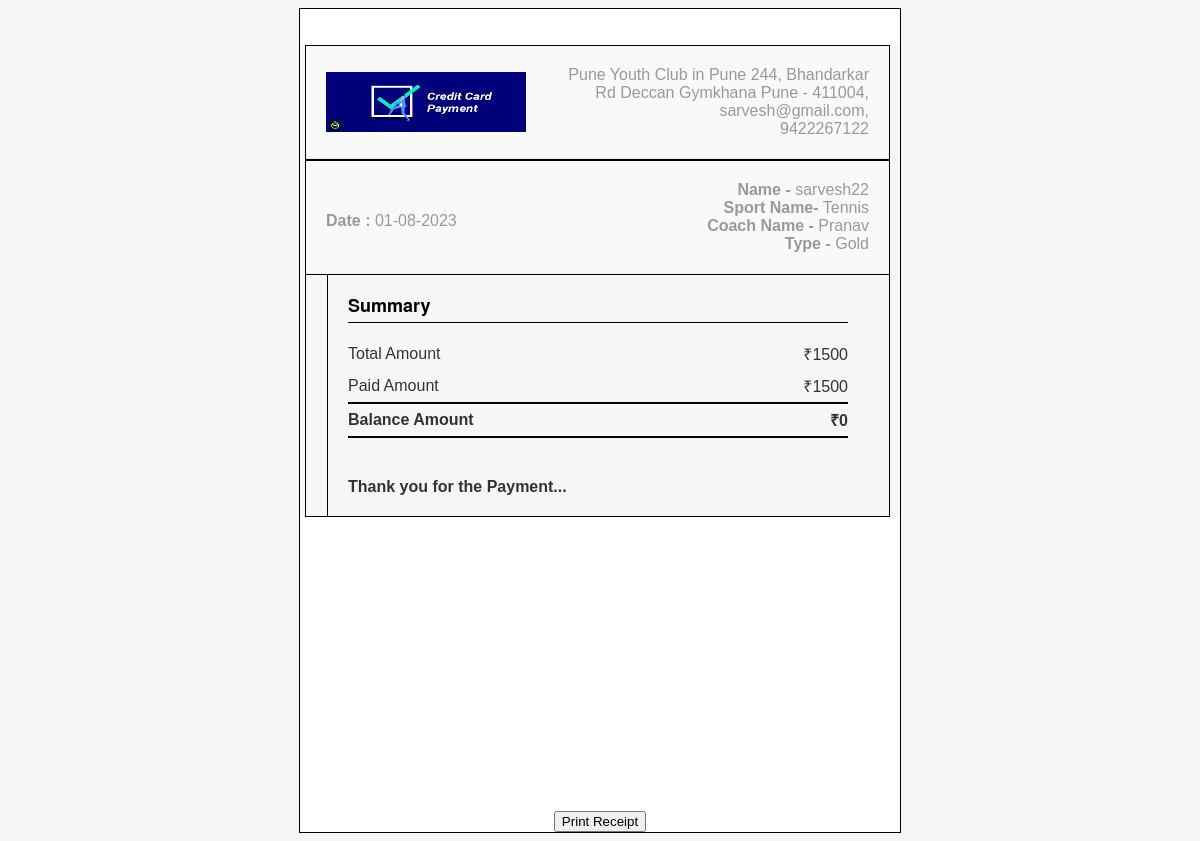
The page /FrontEnd/payment_receipt.php?fee_payment_id=30 on the database its author committed.
### tables this page shows
CREATE TABLE `book` (
  `bid` int(11) NOT NULL,
  `user` varchar(20) NOT NULL,
  `sname` varchar(30) NOT NULL,
  `cname` varchar(30) DEFAULT NULL,
  `type` varchar(30) NOT NULL,
  `price` int(15) NOT NULL,
  `day` int(3) NOT NULL,
  `bookdate` date DEFAULT NULL,
  `payment_detail` text NOT NULL
);

### FrontEnd/payment_receipt.php (the view, shortened to what this page needs)
<?php
include('connection.php');
$sql1 ="SELECT * FROM book where bid='" . $_GET['fee_payment_id'] . "'";
$qsql1 = mysqli_query($connection,$sql1);
$rs1 = mysqli_fetch_array($qsql1);
?>
	<div class="register-sec-w3l" id="register">
		<div class="container table table-bordered">
<div bgcolor="#f6f6f6" style="color: #333; height: 100%; width: 100%;" height="100%" width="100%" id="print_receipt">
	<br><br>
    <table bgcolor="#f6f6f6" cellspacing="0" style="border-collapse: collapse; padding: 40px; width: 100%;" >
        <tbody>
            <tr>
                <td width="5px" style="padding: 0;"></td>
                <td bgcolor="#FFFFFF" style="border: 1px solid #000; clear: both; display: block; margin: 0 auto; max-width: 600px; padding: 0;">
                    <table width="100%" style="background: #f9f9f9; border-bottom: 1px solid #eee; border-collapse: collapse; color: #999;">
                        <tbody>
                            <tr>
                                <td width="30%" style="padding: 20px;"><img src="../images/creditcard.png" style="height: 60px;width: 200px;"></img></td>
                                <td align="right" width="70%" style="padding: 20px;"><?php echo "Pune Youth Club in Pune 244, Bhandarkar Rd Deccan Gymkhana Pune - 411004"; ?>,<br><?php echo "sarvesh@gmail.com" ?>,<br> <?php echo "9422267122" ?></td>
                            </tr>
                        </tbody>
                    </table>
                </td>
                <td style="padding: 0;"></td>
                <td width="5px" style="padding: 0;"></td>
            </tr>
            <tr>
                <td width="5px" style="padding: 0;"></td>
                <td bgcolor="#FFFFFF" style="border: 1px solid #000; clear: both; display: block; margin: 0 auto; max-width: 600px; padding: 0;">
                    <table width="100%" style="background: #f9f9f9; border-bottom: 1px solid #eee; border-collapse: collapse; color: #999;">
                        <tbody>
                            <tr>
                                <td width="50%" style="padding: 20px;">
<b>Date :</b> <?php echo date("d-m-Y",strtotime($rs1['bookdate'])); ?><strong style="color: #333; font-size: 26px;">
<br>
                                <td align="right" width="50%" style="padding: 20px;"><b>Name - </b> <?php echo $rs1['user']; ?><br><b>Sport Name-</b> <?php echo $rs1['sname']; ?><br>
                                	<b>Coach Name -</b> <?php echo $rs1['cname']; ?> <br>
                                	<b>Type -</b> <?php echo $rs1['type']; ?><br>
                                </td>
                            </tr>
                        </tbody>
                    </table>
                </td>
                <td style="padding: 0;"></td>
                <td width="5px" style="padding: 0;"></td>
            </tr>
            <tr>
                <td width="5px" style="padding: 0;"></td>
                <td style="border: 1px solid #000; border-top: 0; clear: both; display: block; margin: 0 auto; max-width: 600px; padding: 0;">
                    <table cellspacing="0" style="border-collapse: collapse; border-left: 1px solid #000; margin: 0 auto; max-width: 600px;width: 500px;">
                        <tbody>
                            <tr>
                                <td valign="top"  style="padding: 20px;">
                                    <h3
                                        style="
                                            border-bottom: 1px solid #000;
                                            color: #000;
                                            font-family: 'Helvetica Neue', Helvetica, Arial, 'Lucida Grande', sans-serif;
                                            font-size: 18px;
                                            font-weight: bold;
                                            line-height: 1.2;
                                            margin: 0;
                                            margin-bottom: 15px;
                                            padding-bottom: 5px;
                                        "
                                    >
                                        Summary
                                    </h3>
                                    <table cellspacing="0" style="border-collapse: collapse; margin-bottom: 40px;width: 500px;">
                                        <tbody>
                                            <tr>
                                                <td style="padding: 5px 0;">Total Amount</td>
                                                <td align="right" style="padding: 5px 0;">₹<?php echo $rs1['price']; ?></td>
                                            </tr>
                                            <tr>
                                                <td style="padding: 5px 0;">Paid Amount</td>
                                                <td align="right" style="padding: 5px 0;">₹<?php echo $rs1['price']; ?></td>
                                            </tr>
                                            <tr>
                                                <td style="border-bottom: 2px solid #000; border-top: 2px solid #000; font-weight: bold; padding: 5px 0;">Balance Amount</td>
                                                <td align="right" style="border-bottom: 2px solid #000; border-top: 2px solid #000; font-weight: bold; padding: 5px 0;">₹<?php echo $rs1['price'] - $rs1['price']; ?></td>
                                            </tr>
                                        </tbody>
                                    </table>
                                    <b>Thank you for the Payment...</b>
                                </td>
                            </tr>
                        </tbody>
                    </table>
                </td>
                <td width="5px" style="padding: 0;"></td>
            </tr>
        </tbody>
    </table>
    </div>
<br>
				<center><button class="btn btn-info" onclick="print_receipt('print_receipt')" >Print Receipt</button></center>
			</div>
		</div>

### FrontEnd/payment_receipt.php (style rules this page uses)
.container { max-width: 600px; margin: 0 auto; background-color: #fff; border: 1px solid #000; }

### rows shown on the page
book: bookdate "01-08-2023", user "sarvesh22", sname "Tennis", cname "Pranav", type "Gold", price "1500", $rs1['price']-$rs1['price'] "0"
